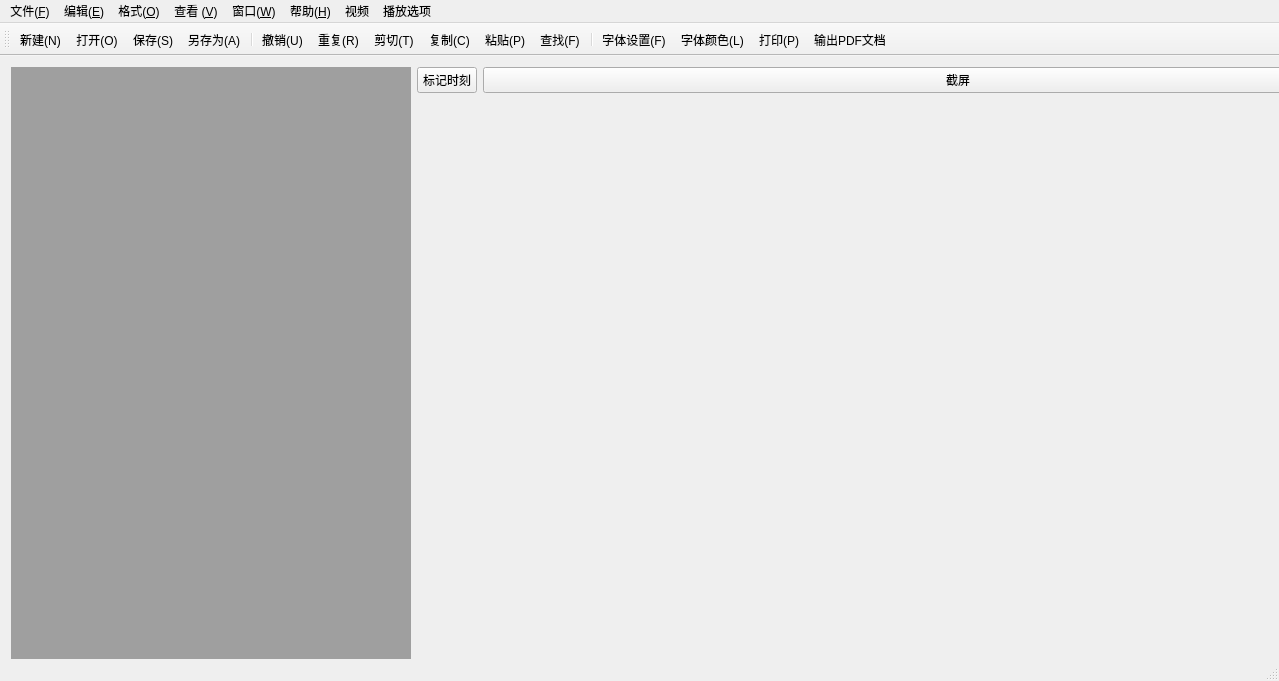
<?xml version="1.0" encoding="UTF-8"?>
<ui version="4.0">
 <class>TextEdit</class>
 <widget class="QMainWindow" name="TextEdit">
  <property name="geometry">
   <rect>
    <x>0</x>
    <y>0</y>
    <width>1279</width>
    <height>681</height>
   </rect>
  </property>
  <property name="acceptDrops">
   <bool>true</bool>
  </property>
  <property name="windowTitle">
   <string>TextEdit</string>
  </property>
  <widget class="QWidget" name="centralWidget">
   <widget class="QWidget" name="">
    <property name="geometry">
     <rect>
      <x>0</x>
      <y>0</y>
      <width>1444</width>
      <height>722</height>
     </rect>
    </property>
    <layout class="QGridLayout" name="gridLayout">
     <item row="0" column="1">
      <widget class="QPushButton" name="pushButton">
       <property name="maximumSize">
        <size>
         <width>60</width>
         <height>16777215</height>
        </size>
       </property>
       <property name="text">
        <string>标记时刻</string>
       </property>
      </widget>
     </item>
     <item row="0" column="2">
      <widget class="QPushButton" name="pushButton_2">
       <property name="text">
        <string>截屏</string>
       </property>
      </widget>
     </item>
     <item row="1" column="1" colspan="2">
      <widget class="QWidget" name="videoWidget" native="true"/>
     </item>
     <item row="0" column="0" rowspan="2">
      <widget class="QMdiArea" name="mdiArea">
       <property name="maximumSize">
        <size>
         <width>400</width>
         <height>16777215</height>
        </size>
       </property>
      </widget>
     </item>
    </layout>
   </widget>
  </widget>
  <widget class="QMenuBar" name="menuBar">
   <property name="geometry">
    <rect>
     <x>0</x>
     <y>0</y>
     <width>1279</width>
     <height>23</height>
    </rect>
   </property>
   <widget class="QMenu" name="menu_F">
    <property name="title">
     <string>文件(&amp;F)</string>
    </property>
    <widget class="QMenu" name="menu_RecentFile">
     <property name="title">
      <string>最近打开(&amp;R)</string>
     </property>
    </widget>
    <addaction name="action_New"/>
    <addaction name="action_Open"/>
    <addaction name="action_Save"/>
    <addaction name="action_Asave"/>
    <addaction name="separator"/>
    <addaction name="action_Print"/>
    <addaction name="action_PrintPreview"/>
    <addaction name="action_PDF"/>
    <addaction name="separator"/>
    <addaction name="menu_RecentFile"/>
    <addaction name="separator"/>
    <addaction name="action_Quit"/>
   </widget>
   <widget class="QMenu" name="menu_E">
    <property name="title">
     <string>编辑(&amp;E)</string>
    </property>
    <addaction name="action_Undo"/>
    <addaction name="action_Redo"/>
    <addaction name="separator"/>
    <addaction name="action_Cut"/>
    <addaction name="action_Copy"/>
    <addaction name="action_Paste"/>
    <addaction name="action_Del"/>
    <addaction name="separator"/>
    <addaction name="action_AllSelect"/>
    <addaction name="action_Clear"/>
    <addaction name="separator"/>
    <addaction name="action_Find"/>
    <addaction name="action_Replace"/>
   </widget>
   <widget class="QMenu" name="menu_O">
    <property name="title">
     <string>格式(&amp;O)</string>
    </property>
    <addaction name="action_Switch"/>
    <addaction name="separator"/>
    <addaction name="action_Font"/>
    <addaction name="action_FontColor"/>
   </widget>
   <widget class="QMenu" name="menu_V">
    <property name="title">
     <string>查看 (&amp;V)</string>
    </property>
    <addaction name="action_ToobarShow"/>
    <addaction name="action_StatusBarShow"/>
    <addaction name="separator"/>
    <addaction name="action_HighLightShow"/>
    <addaction name="separator"/>
    <addaction name="action_zoomIn"/>
    <addaction name="action_zoomOut"/>
   </widget>
   <widget class="QMenu" name="menu_H">
    <property name="title">
     <string>帮助(&amp;H)</string>
    </property>
    <addaction name="action_About"/>
    <addaction name="action_AboutQt"/>
   </widget>
   <widget class="QMenu" name="menu_W">
    <property name="title">
     <string>窗口(&amp;W)</string>
    </property>
    <widget class="QMenu" name="menu_ViewMode">
     <property name="title">
      <string>视图模式(&amp;V)</string>
     </property>
    </widget>
    <widget class="QMenu" name="menu_SelectW">
     <property name="title">
      <string>选择窗口(&amp;S)</string>
     </property>
    </widget>
    <addaction name="menu_ViewMode"/>
    <addaction name="separator"/>
    <addaction name="action_Tile"/>
    <addaction name="action_Cascade"/>
    <addaction name="separator"/>
    <addaction name="action_NextW"/>
    <addaction name="action_PreviousW"/>
    <addaction name="separator"/>
    <addaction name="action_Close"/>
    <addaction name="action_AllClose"/>
    <addaction name="separator"/>
    <addaction name="menu_SelectW"/>
   </widget>
   <widget class="QMenu" name="menu">
    <property name="title">
     <string>视频</string>
    </property>
    <addaction name="actionOpen"/>
    <addaction name="actionPlayer"/>
   </widget>
   <widget class="QMenu" name="menu_2">
    <property name="title">
     <string>播放选项</string>
    </property>
    <addaction name="actionPlay"/>
    <addaction name="actionPause"/>
    <addaction name="actionStop"/>
    <addaction name="actionQuickFast"/>
    <addaction name="actionQuickBack"/>
    <addaction name="actionMute"/>
    <addaction name="action"/>
    <addaction name="action_2"/>
   </widget>
   <addaction name="menu_F"/>
   <addaction name="menu_E"/>
   <addaction name="menu_O"/>
   <addaction name="menu_V"/>
   <addaction name="menu_W"/>
   <addaction name="menu_H"/>
   <addaction name="menu"/>
   <addaction name="menu_2"/>
  </widget>
  <widget class="QToolBar" name="mainToolBar">
   <attribute name="toolBarArea">
    <enum>TopToolBarArea</enum>
   </attribute>
   <attribute name="toolBarBreak">
    <bool>false</bool>
   </attribute>
   <addaction name="action_New"/>
   <addaction name="action_Open"/>
   <addaction name="action_Save"/>
   <addaction name="action_Asave"/>
   <addaction name="separator"/>
   <addaction name="action_Undo"/>
   <addaction name="action_Redo"/>
   <addaction name="action_Cut"/>
   <addaction name="action_Copy"/>
   <addaction name="action_Paste"/>
   <addaction name="action_Find"/>
   <addaction name="separator"/>
   <addaction name="action_Font"/>
   <addaction name="action_FontColor"/>
   <addaction name="action_Print"/>
   <addaction name="action_PDF"/>
  </widget>
  <widget class="QStatusBar" name="statusBar"/>
  <action name="action_New">
   <property name="icon">
    <iconset resource="resources.qrc">
     <normaloff>:/images/new.png</normaloff>:/images/new.png</iconset>
   </property>
   <property name="text">
    <string>新建(&amp;N)</string>
   </property>
   <property name="shortcut">
    <string>Ctrl+N</string>
   </property>
  </action>
  <action name="action_Open">
   <property name="icon">
    <iconset resource="resources.qrc">
     <normaloff>:/images/open.png</normaloff>:/images/open.png</iconset>
   </property>
   <property name="text">
    <string>打开(&amp;O)</string>
   </property>
   <property name="shortcut">
    <string>Ctrl+O</string>
   </property>
  </action>
  <action name="action_Save">
   <property name="icon">
    <iconset resource="resources.qrc">
     <normaloff>:/images/save.png</normaloff>:/images/save.png</iconset>
   </property>
   <property name="text">
    <string>保存(&amp;S)</string>
   </property>
   <property name="shortcut">
    <string>Ctrl+S</string>
   </property>
  </action>
  <action name="action_Asave">
   <property name="icon">
    <iconset resource="resources.qrc">
     <normaloff>:/images/asave.png</normaloff>:/images/asave.png</iconset>
   </property>
   <property name="text">
    <string>另存为(&amp;A)</string>
   </property>
   <property name="shortcut">
    <string>Ctrl+A</string>
   </property>
  </action>
  <action name="action_Print">
   <property name="icon">
    <iconset resource="resources.qrc">
     <normaloff>:/images/fileprint.png</normaloff>:/images/fileprint.png</iconset>
   </property>
   <property name="text">
    <string>打印(&amp;P)</string>
   </property>
   <property name="shortcut">
    <string>Ctrl+P</string>
   </property>
  </action>
  <action name="action_PrintPreview">
   <property name="icon">
    <iconset resource="resources.qrc">
     <normaloff>:/images/fileprint.png</normaloff>:/images/fileprint.png</iconset>
   </property>
   <property name="text">
    <string>打印预览</string>
   </property>
  </action>
  <action name="action_PDF">
   <property name="icon">
    <iconset resource="resources.qrc">
     <normaloff>:/images/exportpdf.png</normaloff>:/images/exportpdf.png</iconset>
   </property>
   <property name="text">
    <string>输出PDF文档</string>
   </property>
   <property name="iconVisibleInMenu">
    <bool>true</bool>
   </property>
  </action>
  <action name="action_Quit">
   <property name="icon">
    <iconset resource="resources.qrc">
     <normaloff>:/images/quit.png</normaloff>:/images/quit.png</iconset>
   </property>
   <property name="text">
    <string>退出(&amp;Q)</string>
   </property>
   <property name="shortcut">
    <string>Ctrl+Q</string>
   </property>
  </action>
  <action name="action_Undo">
   <property name="icon">
    <iconset resource="resources.qrc">
     <normaloff>:/images/undo.png</normaloff>:/images/undo.png</iconset>
   </property>
   <property name="text">
    <string>撤销(&amp;U)</string>
   </property>
   <property name="shortcut">
    <string>Ctrl+Z</string>
   </property>
  </action>
  <action name="action_Redo">
   <property name="icon">
    <iconset resource="resources.qrc">
     <normaloff>:/images/redo.png</normaloff>:/images/redo.png</iconset>
   </property>
   <property name="text">
    <string>重复(&amp;R)</string>
   </property>
   <property name="shortcut">
    <string>Ctrl+Y</string>
   </property>
  </action>
  <action name="action_Cut">
   <property name="icon">
    <iconset resource="resources.qrc">
     <normaloff>:/images/cut.png</normaloff>:/images/cut.png</iconset>
   </property>
   <property name="text">
    <string>剪切(&amp;T)</string>
   </property>
   <property name="shortcut">
    <string>Ctrl+X</string>
   </property>
  </action>
  <action name="action_Copy">
   <property name="icon">
    <iconset resource="resources.qrc">
     <normaloff>:/images/copy.png</normaloff>:/images/copy.png</iconset>
   </property>
   <property name="text">
    <string>复制(&amp;C)</string>
   </property>
   <property name="shortcut">
    <string>Ctrl+C</string>
   </property>
  </action>
  <action name="action_Paste">
   <property name="icon">
    <iconset resource="resources.qrc">
     <normaloff>:/images/paste.png</normaloff>:/images/paste.png</iconset>
   </property>
   <property name="text">
    <string>粘贴(&amp;P)</string>
   </property>
   <property name="shortcut">
    <string>Ctrl+V</string>
   </property>
  </action>
  <action name="action_Del">
   <property name="icon">
    <iconset resource="resources.qrc">
     <normaloff>:/images/stock_delete.png</normaloff>:/images/stock_delete.png</iconset>
   </property>
   <property name="text">
    <string>删除(&amp;D)</string>
   </property>
   <property name="shortcut">
    <string>Del</string>
   </property>
  </action>
  <action name="action_AllSelect">
   <property name="icon">
    <iconset resource="resources.qrc">
     <normaloff>:/images/edit-select-all.png</normaloff>:/images/edit-select-all.png</iconset>
   </property>
   <property name="text">
    <string>全选(&amp;A)</string>
   </property>
   <property name="shortcut">
    <string>Ctrl+A</string>
   </property>
  </action>
  <action name="action_Clear">
   <property name="icon">
    <iconset resource="resources.qrc">
     <normaloff>:/images/editclear.png</normaloff>:/images/editclear.png</iconset>
   </property>
   <property name="text">
    <string>清空(&amp;L)</string>
   </property>
   <property name="shortcut">
    <string>Ctrl+D</string>
   </property>
  </action>
  <action name="action_Find">
   <property name="icon">
    <iconset resource="resources.qrc">
     <normaloff>:/images/find.png</normaloff>:/images/find.png</iconset>
   </property>
   <property name="text">
    <string>查找(&amp;F)</string>
   </property>
   <property name="shortcut">
    <string>Ctrl+F</string>
   </property>
  </action>
  <action name="action_Replace">
   <property name="text">
    <string>替换(&amp;R)</string>
   </property>
  </action>
  <action name="action_Switch">
   <property name="checkable">
    <bool>true</bool>
   </property>
   <property name="checked">
    <bool>true</bool>
   </property>
   <property name="text">
    <string>自动换行(&amp;W)</string>
   </property>
  </action>
  <action name="action_Font">
   <property name="icon">
    <iconset resource="resources.qrc">
     <normaloff>:/images/font.png</normaloff>:/images/font.png</iconset>
   </property>
   <property name="text">
    <string>字体设置(F)</string>
   </property>
  </action>
  <action name="action_FontColor">
   <property name="icon">
    <iconset resource="resources.qrc">
     <normaloff>:/images/textcolor.png</normaloff>:/images/textcolor.png</iconset>
   </property>
   <property name="text">
    <string>字体颜色(&amp;L)</string>
   </property>
  </action>
  <action name="action_ToobarShow">
   <property name="checkable">
    <bool>true</bool>
   </property>
   <property name="checked">
    <bool>true</bool>
   </property>
   <property name="text">
    <string>工具栏(T)</string>
   </property>
  </action>
  <action name="action_StatusBarShow">
   <property name="checkable">
    <bool>true</bool>
   </property>
   <property name="checked">
    <bool>true</bool>
   </property>
   <property name="text">
    <string>状态栏(&amp;S)</string>
   </property>
  </action>
  <action name="action_HighLightShow">
   <property name="checkable">
    <bool>true</bool>
   </property>
   <property name="checked">
    <bool>false</bool>
   </property>
   <property name="text">
    <string>高亮显示(&amp;H)</string>
   </property>
  </action>
  <action name="action_Tile">
   <property name="text">
    <string>平铺(&amp;T)</string>
   </property>
  </action>
  <action name="action_Cascade">
   <property name="text">
    <string>层叠(&amp;C)</string>
   </property>
  </action>
  <action name="action_NextW">
   <property name="text">
    <string>下一窗口(&amp;N)</string>
   </property>
  </action>
  <action name="action_PreviousW">
   <property name="text">
    <string>前一窗口(&amp;P)</string>
   </property>
  </action>
  <action name="action_Close">
   <property name="text">
    <string>关闭当前(&amp;C)</string>
   </property>
  </action>
  <action name="action_AllClose">
   <property name="text">
    <string>关闭所有(&amp;A)</string>
   </property>
  </action>
  <action name="action_About">
   <property name="text">
    <string>关于(&amp;A)</string>
   </property>
  </action>
  <action name="action_AboutQt">
   <property name="icon">
    <iconset resource="resources.qrc">
     <normaloff>:/images/qt.png</normaloff>:/images/qt.png</iconset>
   </property>
   <property name="text">
    <string>关于Qt(&amp;Q)</string>
   </property>
  </action>
  <action name="action_zoomIn">
   <property name="icon">
    <iconset resource="resources.qrc">
     <normaloff>:/images/zoom-in.png</normaloff>:/images/zoom-in.png</iconset>
   </property>
   <property name="text">
    <string>放大(&amp;I)</string>
   </property>
   <property name="shortcut">
    <string>Ctrl+Up</string>
   </property>
  </action>
  <action name="action_zoomOut">
   <property name="icon">
    <iconset resource="resources.qrc">
     <normaloff>:/images/zoom-out.png</normaloff>:/images/zoom-out.png</iconset>
   </property>
   <property name="text">
    <string>缩小(&amp;O)</string>
   </property>
   <property name="shortcut">
    <string>Ctrl+Down</string>
   </property>
  </action>
  <action name="actionOpen">
   <property name="text">
    <string>open</string>
   </property>
  </action>
  <action name="actionPlayer">
   <property name="text">
    <string>player</string>
   </property>
  </action>
  <action name="actionPlay">
   <property name="text">
    <string>play</string>
   </property>
  </action>
  <action name="actionPause">
   <property name="text">
    <string>pause</string>
   </property>
  </action>
  <action name="actionStop">
   <property name="text">
    <string>stop</string>
   </property>
  </action>
  <action name="actionQuickFast">
   <property name="text">
    <string>quickFast</string>
   </property>
  </action>
  <action name="actionQuickBack">
   <property name="text">
    <string>quickBack</string>
   </property>
  </action>
  <action name="actionMute">
   <property name="text">
    <string>mute</string>
   </property>
  </action>
  <action name="action">
   <property name="text">
    <string>+</string>
   </property>
  </action>
  <action name="action_2">
   <property name="text">
    <string>-</string>
   </property>
  </action>
 </widget>
 <layoutdefault spacing="6" margin="11"/>
 <resources>
  <include location="resources.qrc"/>
 </resources>
 <connections/>
</ui>
